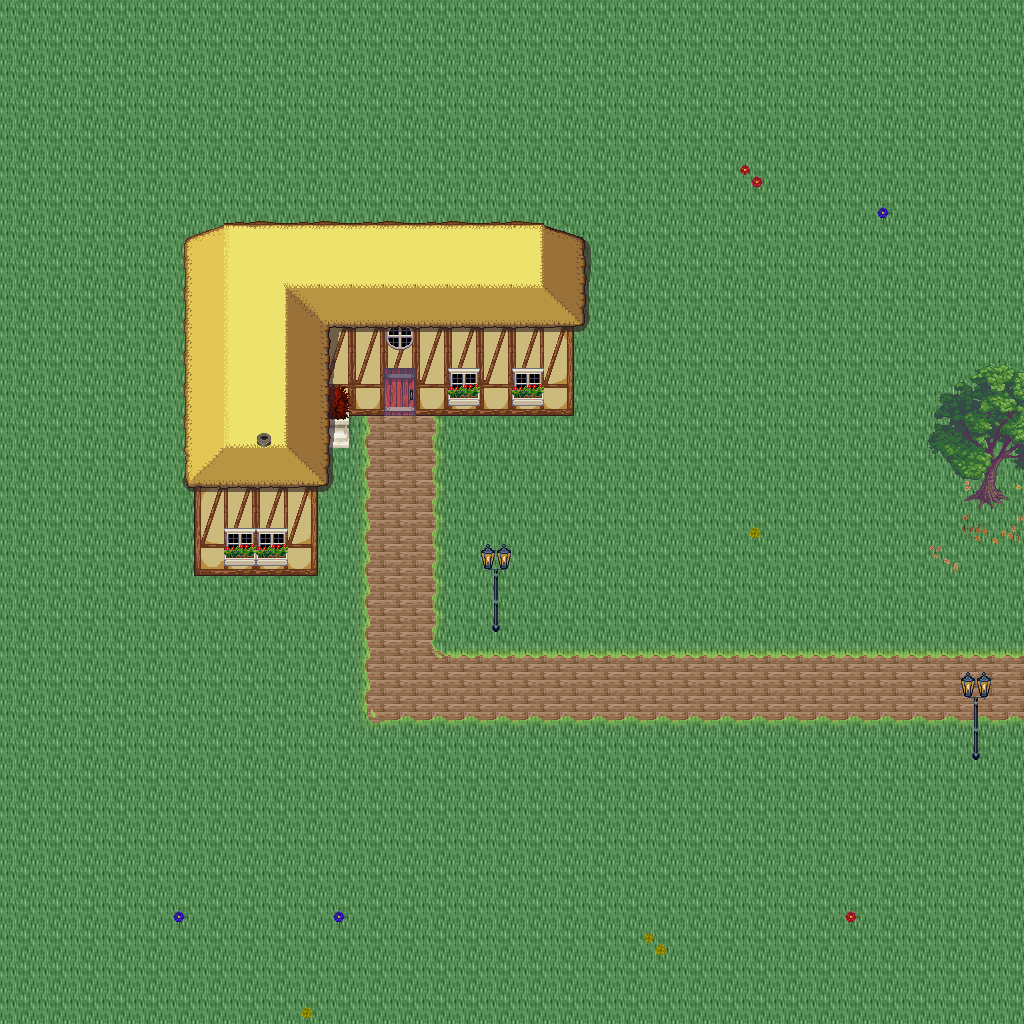

Tiled map render using the project's own tile images. Description and the map definition, with tile-layer contents summarised, below:
An orthogonal 32x32 tile map with 32x32 px tiles, 5 tile layers (Ground, Objects, Objects2, Above, ...), 1 hidden layer not drawn, 45 tilesets.

<map version="1.10" tiledversion="1.11.0" orientation="orthogonal" renderorder="right-down" width="32" height="32" tilewidth="32" tileheight="32" infinite="0" nextlayerid="11" nextobjectid="1">
 <tileset firstgid="1" name="logic_collision" tilewidth="32" tileheight="32" tilecount="1" columns="1">
  <image source="../drawable/logic_collision.png" width="32" height="32" />
 </tileset>
 <tileset firstgid="2" name="ground_ground" tilewidth="32" tileheight="32" tilecount="33" columns="3">
  <image source="../drawable/ground_ground.png" width="96" height="352" />
 </tileset>
 <tileset firstgid="35" name="building_castle" tilewidth="32" tileheight="32" tilecount="320" columns="20">
  <image source="../drawable/building_castle.png" width="640" height="512" />
 </tileset>
 <tileset firstgid="355" name="item_weapon_cannon" tilewidth="32" tileheight="32" tilecount="12" columns="3">
  <image source="../drawable/item_weapon_cannon.png" width="96" height="128" />
 </tileset>
 <tileset firstgid="367" name="item_pot_barrels_1" tilewidth="32" tileheight="32" tilecount="8" columns="4">
  <image source="../drawable/item_pot_barrels_1.png" width="128" height="64" />
 </tileset>
 <tileset firstgid="375" name="ground_grass_edges" tilewidth="32" tileheight="32" tilecount="36" columns="12">
  <image source="../drawable/ground_grass_edges.png" width="384" height="96" />
 </tileset>
 <tileset firstgid="411" name="ground_grass_corners" tilewidth="32" tileheight="32" tilecount="24" columns="6">
  <image source="../drawable/ground_grass_corners.png" width="192" height="128" />
 </tileset>
 <tileset firstgid="435" name="plant_vine" tilewidth="32" tileheight="32" tilecount="3" columns="1">
  <image source="../drawable/plant_vine.png" width="32" height="96" />
 </tileset>
 <tileset firstgid="438" name="ground_water_pool" tilewidth="32" tileheight="32" tilecount="72" columns="3">
  <image source="../drawable/ground_water_pool.png" width="96" height="768" />
 </tileset>
 <tileset firstgid="510" name="ground_earth_edges" tilewidth="32" tileheight="32" tilecount="18" columns="6">
  <image source="../drawable/ground_earth_edges.png" width="192" height="96" />
 </tileset>
 <tileset firstgid="528" name="building_decoration_chimney" tilewidth="32" tileheight="32" tilecount="2" columns="1">
  <image source="../drawable/building_decoration_chimney.png" width="32" height="64" />
 </tileset>
 <tileset firstgid="530" name="building_decoration_chimney_big" tilewidth="32" tileheight="32" tilecount="2" columns="1">
  <image source="../drawable/building_decoration_chimney_big.png" width="32" height="64" />
 </tileset>
 <tileset firstgid="532" name="plant_tree_fall_trees" tilewidth="32" tileheight="32" tilecount="40" columns="8">
  <image source="../drawable/plant_tree_fall_trees.png" width="256" height="160" />
 </tileset>
 <tileset firstgid="572" name="plant_tree_chestnut_tree" tilewidth="32" tileheight="32" tilecount="20" columns="4">
  <image source="../drawable/plant_tree_chestnut_tree.png" width="128" height="160" />
 </tileset>
 <tileset firstgid="592" name="plant_bush_hedge" tilewidth="32" tileheight="32" tilecount="35" columns="5">
  <image source="../drawable/plant_bush_hedge.png" width="160" height="224" />
 </tileset>
 <tileset firstgid="627" name="item_statue_gazingball_statue" tilewidth="32" tileheight="32" tilecount="12" columns="3">
  <image source="../drawable/item_statue_gazingball_statue.png" width="96" height="128" />
 </tileset>
 <tileset firstgid="639" name="plant_flower_red_blue_clusters" tilewidth="32" tileheight="32" tilecount="4" columns="1">
  <image source="../drawable/plant_flower_red_blue_clusters.png" width="32" height="128" />
 </tileset>
 <tileset firstgid="643" name="ground_cobbled_paving" tilewidth="32" tileheight="32" tilecount="1" columns="1">
  <image source="../drawable/ground_cobbled_paving.png" width="32" height="32" />
 </tileset>
 <tileset firstgid="644" name="furniture_light_lamp_blue" tilewidth="32" tileheight="32" tilecount="3" columns="1">
  <image source="../drawable/furniture_light_lamp_blue.png" width="32" height="96" />
 </tileset>
 <tileset firstgid="647" name="light_dim_light_7x5" tilewidth="32" tileheight="32" tilecount="35" columns="7">
  <image source="../drawable/light_dim_light_7x5.png" width="224" height="160" />
 </tileset>
 <tileset firstgid="682" name="light_light_5x5" tilewidth="32" tileheight="32" tilecount="25" columns="5">
  <image source="../drawable/light_light_5x5.png" width="160" height="160" />
 </tileset>
 <tileset firstgid="707" name="plant_leaves" tilewidth="32" tileheight="32" tilecount="8" columns="4">
  <image source="../drawable/plant_leaves.png" width="128" height="64" />
 </tileset>
 <tileset firstgid="715" name="plant_flower_flowers_mixed" tilewidth="32" tileheight="32" tilecount="16" columns="4">
  <image source="../drawable/plant_flower_flowers_mixed.png" width="128" height="128" />
 </tileset>
 <tileset firstgid="731" name="plant_bush_large_green" tilewidth="32" tileheight="32" tilecount="9" columns="3">
  <image source="../drawable/plant_bush_large_green.png" width="96" height="96" />
 </tileset>
 <tileset firstgid="740" name="plant_bush_hosta" tilewidth="32" tileheight="32" tilecount="9" columns="3">
  <image source="../drawable/plant_bush_hosta.png" width="96" height="96" />
 </tileset>
 <tileset firstgid="749" name="item_statue_fairypool" tilewidth="32" tileheight="32" tilecount="16" columns="2">
  <image source="../drawable/item_statue_fairypool.png" width="64" height="256" />
 </tileset>
 <tileset firstgid="765" name="item_statue_grey_stone" tilewidth="32" tileheight="32" tilecount="4" columns="2">
  <image source="../drawable/item_statue_grey_stone.png" width="64" height="64" />
 </tileset>
 <tileset firstgid="769" name="item_statue_plants_potted_stone" tilewidth="32" tileheight="32" tilecount="6" columns="3">
  <image source="../drawable/item_statue_plants_potted_stone.png" width="96" height="64" />
 </tileset>
 <tileset firstgid="775" name="plant_flower_daisy_blue" tilewidth="32" tileheight="32" tilecount="8" columns="2">
  <image source="../drawable/plant_flower_daisy_blue.png" width="64" height="128" />
 </tileset>
 <tileset firstgid="783" name="plant_flower_daisy_red" tilewidth="32" tileheight="32" tilecount="8" columns="2">
  <image source="../drawable/plant_flower_daisy_red.png" width="64" height="128" />
 </tileset>
 <tileset firstgid="791" name="plant_flower_daisy_white" tilewidth="32" tileheight="32" tilecount="8" columns="2">
  <image source="../drawable/plant_flower_daisy_white.png" width="64" height="128" />
 </tileset>
 <tileset firstgid="799" name="plant_flower_daisy_yellow" tilewidth="32" tileheight="32" tilecount="8" columns="2">
  <image source="../drawable/plant_flower_daisy_yellow.png" width="64" height="128" />
 </tileset>
 <tileset firstgid="807" name="furniture_chair_bench_white" tilewidth="32" tileheight="32" tilecount="8" columns="2">
  <image source="../drawable/furniture_chair_bench_white.png" width="64" height="128" />
 </tileset>
 <tileset firstgid="815" name="plant_bush_bricked_bushes" tilewidth="32" tileheight="32" tilecount="6" columns="2">
  <image source="../drawable/plant_bush_bricked_bushes.png" width="64" height="96" />
 </tileset>
 <tileset firstgid="821" name="plant_stump_small_stump" tilewidth="32" tileheight="32" tilecount="4" columns="2">
  <image source="../drawable/plant_stump_small_stump.png" width="64" height="64" />
 </tileset>
 <tileset firstgid="825" name="item_firewood" tilewidth="32" tileheight="32" tilecount="12" columns="3">
  <image source="../drawable/item_firewood.png" width="96" height="128" />
 </tileset>
 <tileset firstgid="837" name="item_campfires" tilewidth="32" tileheight="32" tilecount="2" columns="2">
  <image source="../drawable/item_campfires.png" width="64" height="32" />
 </tileset>
 <tileset firstgid="839" name="building_wall_int_sandstone" tilewidth="32" tileheight="32" tilecount="15" columns="3">
  <image source="../drawable/building_wall_int_sandstone.png" width="96" height="160" />
 </tileset>
 <tileset firstgid="854" name="logic_creature_rodent" tilewidth="32" tileheight="32" tilecount="8" columns="8">
  <image source="../drawable/logic_creature_rodent.png" width="256" height="32" />
 </tileset>
 <tileset firstgid="862" name="ground_ground_3" tilewidth="32" tileheight="32" tilecount="5" columns="5">
  <image source="../drawable/ground_ground_3.png" width="160" height="32" />
 </tileset>
 <tileset firstgid="867" name="building_cottage" tilewidth="32" tileheight="32" tilecount="256" columns="16">
  <image source="../drawable/building_cottage.png" width="512" height="512" />
 </tileset>
 <tileset firstgid="1123" name="building_roof_thatched_roof" tilewidth="32" tileheight="32" tilecount="256" columns="16">
  <image source="../drawable/building_roof_thatched_roof.png" width="512" height="512" />
 </tileset>
 <tileset firstgid="1379" name="building_door_doors" tilewidth="32" tileheight="32" tilecount="256" columns="16">
  <image source="../drawable/building_door_doors.png" width="512" height="512" />
 </tileset>
 <tileset firstgid="1635" name="building_window_windows" tilewidth="32" tileheight="32" tilecount="256" columns="16">
  <image source="../drawable/building_window_windows.png" width="512" height="512" />
 </tileset>
 <tileset firstgid="1891" name="logic_portal" tilewidth="32" tileheight="32" tilecount="24" columns="8">
  <image source="../drawable/logic_portal.png" width="256" height="96" />
 </tileset>
 <layer id="1" name="Ground" width="32" height="32">
  <data>[1024 cells, 1024 non-empty, 5 distinct tile ids]</data>
 </layer>
 <layer id="2" name="Objects" width="32" height="32">
  <data>[1024 cells, 104 non-empty, 23 distinct tile ids]</data>
 </layer>
 <layer id="3" name="Objects2" width="32" height="32">
  <data>[1024 cells, 18 non-empty, 12 distinct tile ids]</data>
 </layer>
 <layer id="4" name="Above" width="32" height="32">
  <data>[1024 cells, 102 non-empty, 43 distinct tile ids]</data>
 </layer>
 <layer id="5" name="Above2" width="32" height="32">
  <data>[1024 cells, 11 non-empty, 3 distinct tile ids]</data>
 </layer>
 <layer id="6" name="Walkable" width="32" height="32" visible="0">
  <data>[1024 cells, 72 non-empty, 1 distinct tile ids]</data>
 </layer>
 <objectgroup id="7" name="Mapevents" />
 <objectgroup id="8" name="Spawn" />
 <objectgroup id="9" name="Keys" />
 <objectgroup id="10" name="Replace" />
</map>
